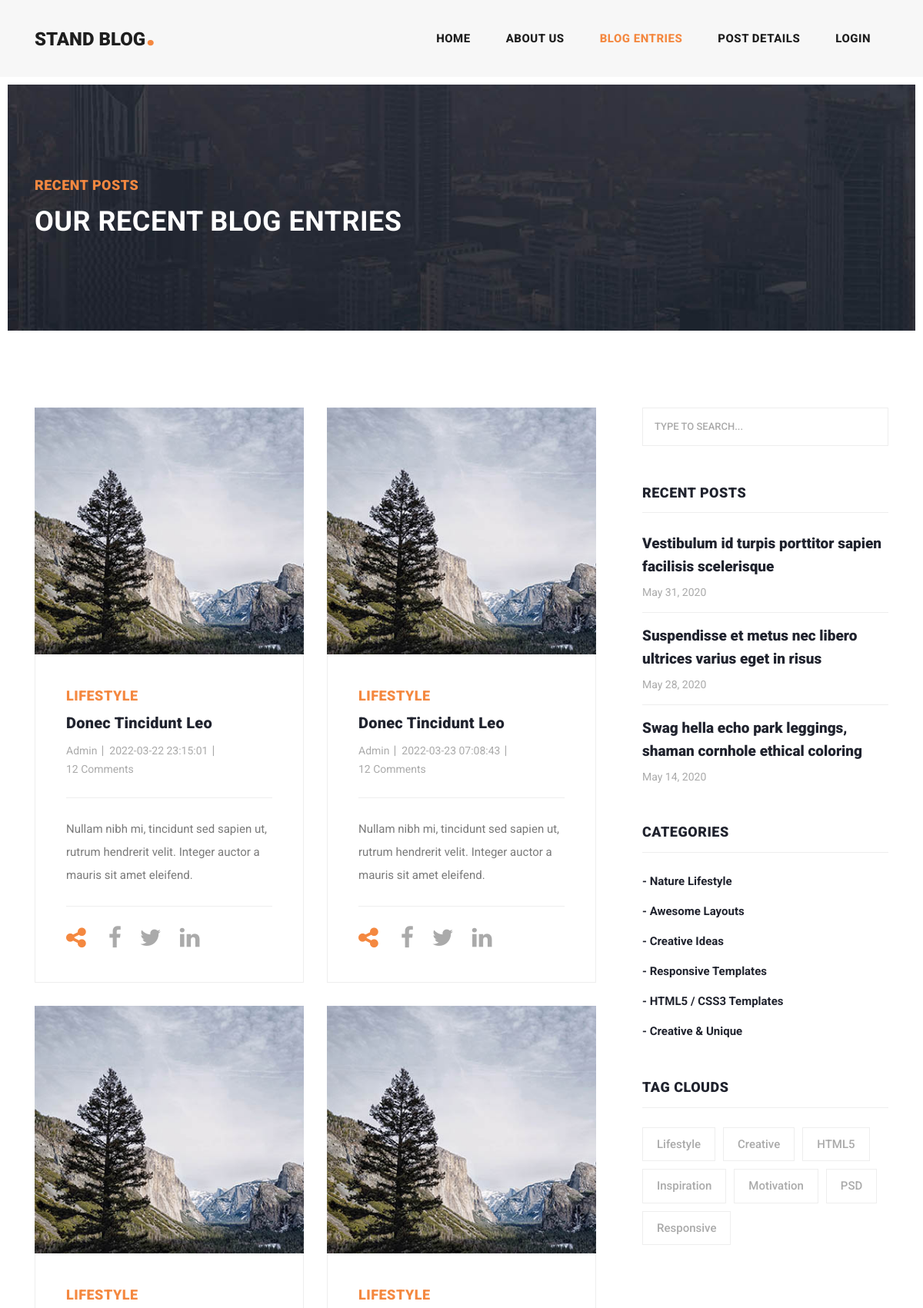
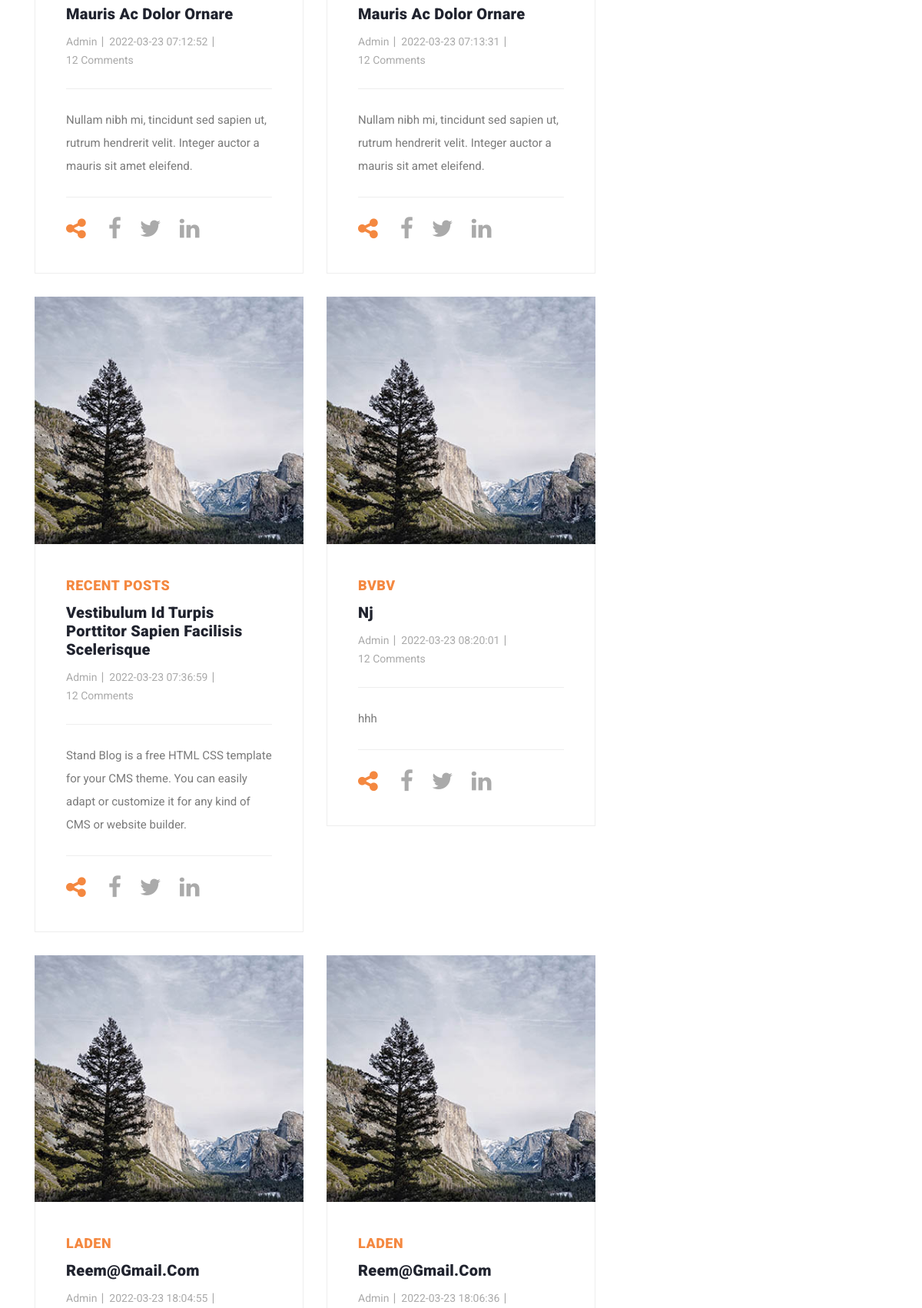
Screenshot of /blog.php (upper part) with the database file from the repository (2 pictures, top to bottom).
### tables this page shows
CREATE TABLE `postes` (
  `id` int(5) NOT NULL,
  `short_title` varchar(255) NOT NULL,
  `long_title` varchar(255) NOT NULL,
  `text` text NOT NULL,
  `Date` datetime NOT NULL,
  `imge` varchar(255) NOT NULL
);

### blog.php (the view, shortened to what this page needs)
<?php
require('db.php');
?>
<!DOCTYPE html>
<html lang="en">
  <head>
    <link href="vendor/bootstrap/css/bootstrap.min.css" rel="stylesheet">
    <link rel="stylesheet" href="assets/css/fontawesome.css">
    <link rel="stylesheet" href="assets/css/templatemo-stand-blog.css">
    <link rel="stylesheet" href="assets/css/owl.css">
  </head>
  <body>
    <header class="">
      <nav class="navbar navbar-expand-lg">
        <div class="container">
          <a class="navbar-brand" href="index.html"><h2>Stand Blog<em>.</em></h2></a>
          <div class="collapse navbar-collapse" id="navbarResponsive">
            <ul class="navbar-nav ml-auto">
              <li class="nav-item">
                <a class="nav-link" href="index.php">Home
                </a>
              </li>
              <li class="nav-item">
                <a class="nav-link" href="about.php">About Us</a>
              </li>
              <li class="nav-item active">
                <a class="nav-link" href="blog.php">Blog Entries</a>
              </li>
              <li class="nav-item">
                <a class="nav-link" href="post-details.php">Post Details</a>
              </li>
              <li class="nav-item">
                <a class="nav-link" href="login.php">login </a>
              </li>
            </ul>
          </div>
        </div>
      </nav>
    </header>
    <div class="heading-page header-text">
      <section class="page-heading">
        <div class="container">
          <div class="row">
            <div class="col-lg-12">
              <div class="text-content">
                <h4>Recent Posts</h4>
                <h2>Our Recent Blog Entries</h2>
              </div>
            </div>
          </div>
        </div>
      </section>
    </div>
    <section class="blog-posts grid-system">
      <div class="container">
        <div class="row">
          <div class="col-lg-8">
            <div class="all-blog-posts">
              <div class="row">
              <?php
$count=1;
$sel_query2="Select short_title,long_title,text,Date from postes ;";
$result = mysqli_query($con,$sel_query2);
while($row = mysqli_fetch_assoc($result)) { ?>
                <div class="col-lg-6">
                  <div class="blog-post">
                    <div class="blog-thumb">
                      <img src="assets/images/blog-thumb-01.jpg" alt="">
                    </div>
                    <div class="down-content">
                      <span><?php echo $row["short_title"]; ?></span>
                      <a href="post-details.html"><h4><?php echo $row["long_title"]; ?></h4></a>
                      <ul class="post-info">
                        <li><a href="#">Admin</a></li>
                        <li><a href="#"><?php echo $row["Date"]; ?></a></li>
                        <li><a href="#">12 Comments</a></li>
                      </ul>
                      <p><?php echo $row["text"]; ?></p>
                      <div class="post-options">
                        <div class="row">
                          <div class="col-lg-12">
                            <ul class="post-tags">
                              <li><i style="font-size:30px" class="fa fa-share-alt"></i></li>
                              <?php
                              $baseurl="http://localhost:7882/blogs/";
                             $short=$row['short_title'];
                             $long=$row["long_title"];
                              ?>
                              <li><a target="_blank" href="http://www.facebook.com/share.php?u=<?php echo $baseurl.$long;?>"><i  style="font-size:30px;margin-left:20px" class="fa fa-facebook"></i></a></li>
                              <li><a target="_blank" href="http://www.twitter.com/share?text=<?php echo $long;?>
                            $url=<?php echo $baseurl.$short ;?> &hashtages=<?php echo  $short; ?>"><i style="font-size:30px;margin-left:20px" class="fa fa-twitter"></i></a>
                            </li>
                            <li><a target="_blank" href="http://www.linkedin.com/shareArticle?mini=true&url=<?php echo $baseurl.$long;?>"
                           ><i style="font-size:30px;margin-left:20px" class="fa fa-linkedin"></i></a>
                            </li>
                            </ul>
                          </div>
                        </div>
                      </div>
                    </div>
                  </div>
                </div>
                <?php $count++; } ?>
              </div>
            </div>
          </div>
          <div class="col-lg-4">
            <div class="sidebar">
              <div class="row">
                <div class="col-lg-12">
                  <div class="sidebar-item search">
                    <form id="search_form" name="gs" method="GET" action="#">
                      <input type="text" name="q" class="searchText" placeholder="type to search..." autocomplete="on">
                    </form>
                  </div>
                </div>
                <div class="col-lg-12">
                  <div class="sidebar-item recent-posts">
                    <div class="sidebar-heading">
                      <h2>Recent Posts</h2>
                    </div>
                    <div class="content">
                      <ul>
                        <li><a href="post-details.html">
                          <h5>Vestibulum id turpis porttitor sapien facilisis scelerisque</h5>
                          <span>May 31, 2020</span>
                        </a></li>
                        <li><a href="post-details.html">
                          <h5>Suspendisse et metus nec libero ultrices varius eget in risus</h5>
                          <span>May 28, 2020</span>
                        </a></li>
                        <li><a href="post-details.html">
                          <h5>Swag hella echo park leggings, shaman cornhole ethical coloring</h5>
                          <span>May 14, 2020</span>
                        </a></li>
                      </ul>
                    </div>
                  </div>
                </div>
                <div class="col-lg-12">
                  <div class="sidebar-item categories">
                    <div class="sidebar-heading">
                      <h2>Categories</h2>
                    </div>
                    <div class="content">
                      <ul>
                        <li><a href="#">- Nature Lifestyle</a></li>
                        <li><a href="#">- Awesome Layouts</a></li>
                        <li><a href="#">- Creative Ideas</a></li>
                        <li><a href="#">- Responsive Templates</a></li>
                        <li><a href="#">- HTML5 / CSS3 Templates</a></li>
                        <li><a href="#">- Creative &amp; Unique</a></li>
                      </ul>
                    </div>
                  </div>
                </div>
                <div class="col-lg-12">
                  <div class="sidebar-item tags">
                    <div class="sidebar-heading">
                      <h2>Tag Clouds</h2>
                    </div>
                    <div class="content">
                      <ul>
                        <li><a href="#">Lifestyle</a></li>
                        <li><a href="#">Creative</a></li>
                        <li><a href="#">HTML5</a></li>
                        <li><a href="#">Inspiration</a></li>
                        <li><a href="#">Motivation</a></li>
                        <li><a href="#">PSD</a></li>
                        <li><a href="#">Responsive</a></li>
                      </ul>
                    </div>
                  </div>
                </div>
              </div>
            </div>
          </div>
        </div>
      </div>
    </section>
  </body>
</html>

### rows the page displays
postes: short_title "LIFESTYLE", long_title "Donec Tincidunt Leo", Date "2022-03-22 23:15:01", text "Nullam nibh mi, tincidunt sed sapien ut, rutrum hendrerit velit. Integer auctor a mauris sit amet eleifend."
postes: short_title "LIFESTYLE", long_title "Donec Tincidunt Leo", Date "2022-03-23 07:08:43", text "Nullam nibh mi, tincidunt sed sapien ut, rutrum hendrerit velit. Integer auctor a mauris sit amet eleifend."
postes: short_title "LIFESTYLE", long_title "Mauris Ac Dolor Ornare", Date "2022-03-23 07:12:52", text "Nullam nibh mi, tincidunt sed sapien ut, rutrum hendrerit velit. Integer auctor a mauris sit amet eleifend."
postes: short_title "LIFESTYLE", long_title "Mauris Ac Dolor Ornare", Date "2022-03-23 07:13:31", text "Nullam nibh mi, tincidunt sed sapien ut, rutrum hendrerit velit. Integer auctor a mauris sit amet eleifend."
postes: short_title "RECENT POSTS", long_title "Vestibulum Id Turpis Porttitor Sapien Facilisis Scelerisque", Date "2022-03-23 07:36:59", text "Stand Blog is a free HTML CSS template for your CMS theme. You can easily adapt or customize it for any kind of CMS or website builder."
postes: short_title "BVBV", long_title "Nj", Date "2022-03-23 08:20:01", text "hhh"
postes: short_title "LADEN", long_title "Reem@gmail.com", Date "2022-03-23 18:04:55"
postes: short_title "LADEN", long_title "Reem@gmail.com", Date "2022-03-23 18:06:36"
